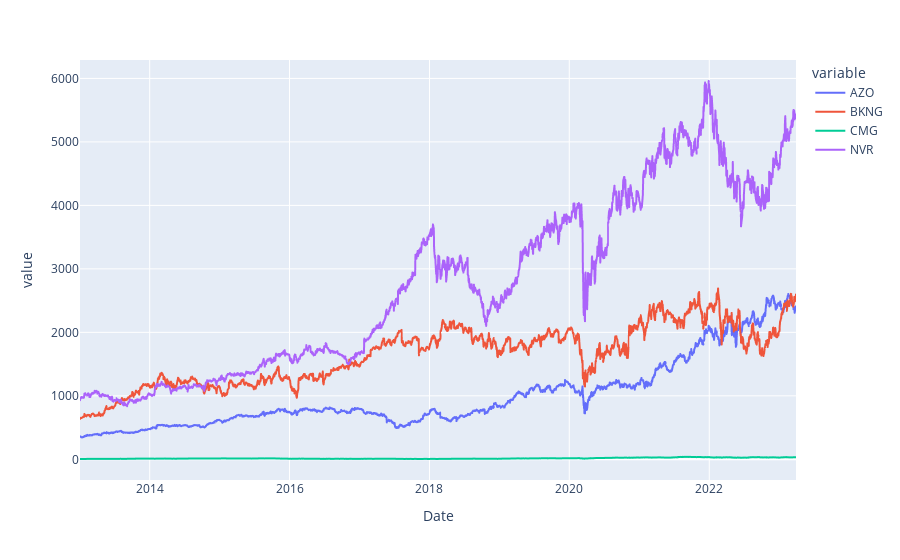

The notebook cell saved with this chart:
### Code cell
# plot the 4 stocks together 


df1 = pd.melt(df, id_vars='Date')
px.line(df1, x = 'Date', y = 'value', color='variable')

### Figure 1 — Plotly figure (JSON) as saved in the notebook; plotly's stock layout.template omitted (floating-point values rounded to 4 significant figures; data arrays with more than 128 entries replaced by an {"elided": "..."} marker saying what was removed)
{"data": [{"hovertemplate": "variable=AZO<br>Date=%{x}<br>value=%{y}<extra></extra>", "legendgroup": "AZO", "line": {"color": "#636efa", "dash": "solid"}, "marker": {"symbol": "circle"}, "mode": "lines", "name": "AZO", "showlegend": true, "type": "scattergl", "x": {"elided": "2579 str values"}, "xaxis": "x", "y": {"elided": "2579 float values"}, "yaxis": "y"}, {"hovertemplate": "variable=BKNG<br>Date=%{x}<br>value=%{y}<extra></extra>", "legendgroup": "BKNG", "line": {"color": "#EF553B", "dash": "solid"}, "marker": {"symbol": "circle"}, "mode": "lines", "name": "BKNG", "showlegend": true, "type": "scattergl", "x": {"elided": "2579 str values"}, "xaxis": "x", "y": {"elided": "2579 float values"}, "yaxis": "y"}, {"hovertemplate": "variable=CMG<br>Date=%{x}<br>value=%{y}<extra></extra>", "legendgroup": "CMG", "line": {"color": "#00cc96", "dash": "solid"}, "marker": {"symbol": "circle"}, "mode": "lines", "name": "CMG", "showlegend": true, "type": "scattergl", "x": {"elided": "2579 str values"}, "xaxis": "x", "y": {"elided": "2579 float values"}, "yaxis": "y"}, {"hovertemplate": "variable=NVR<br>Date=%{x}<br>value=%{y}<extra></extra>", "legendgroup": "NVR", "line": {"color": "#ab63fa", "dash": "solid"}, "marker": {"symbol": "circle"}, "mode": "lines", "name": "NVR", "showlegend": true, "type": "scattergl", "x": {"elided": "2579 str values"}, "xaxis": "x", "y": {"elided": "2579 float values"}, "yaxis": "y"}], "layout": {"legend": {"title": {"text": "variable"}, "tracegroupgap": 0}, "margin": {"t": 60}, "xaxis": {"anchor": "y", "domain": [0, 1], "title": {"text": "Date"}}, "yaxis": {"anchor": "x", "domain": [0, 1], "title": {"text": "value"}}}}
